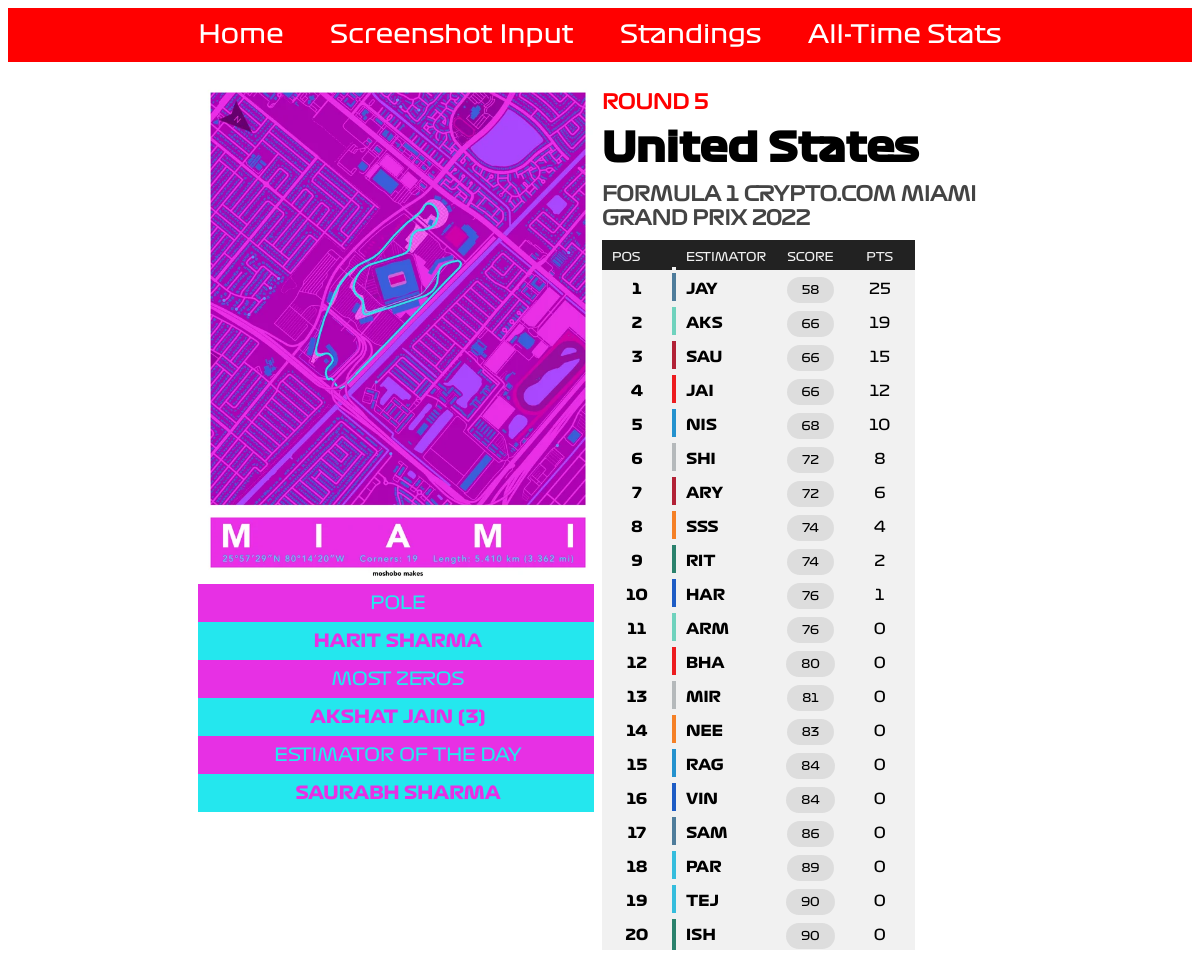
The page /results/MIA22/ on the database its author committed.
### input_portal/models.py (models this page shows, shortened)
class results_info(models.Model):
    racecode = models.ForeignKey(results_racecodes, on_delete=models.CASCADE)
    shikulu = models.CharField(max_length = 24)
    pole = models.CharField(max_length = 65)
    eotd = models.CharField(max_length = 65)
    sprint_king = models.CharField(max_length = 65)
    most_zeros = models.CharField(max_length = 65)
    no_zeros = models.IntegerField()
    col_one = models.CharField(max_length = 7)
    col_two = models.CharField(max_length = 7)

class results_racecodes(models.Model):
    racecode = models.CharField(max_length = 5, unique = True)
    year = models.IntegerField()
    round_no = models.IntegerField()
    track_png = models.CharField(max_length = 24)
    country = models.CharField(max_length = 32)
    race_name = models.CharField(max_length = 128)
    sprint = models.IntegerField()

class results_data(models.Model):
    racecode = models.ForeignKey(results_racecodes, on_delete=models.CASCADE)
    pos = models.IntegerField()
    estimator = models.CharField(max_length = 4)
    team_color = models.CharField(max_length = 7)
    grid = models.CharField(max_length=2)
    score = models.IntegerField()
    pts = models.FloatField()

### input_portal/views.py (the view, shortened to what this page needs)
# urls.py: path('results/<str:racecode>/', views.ResultsView, name='results'),
def ResultsView(request, racecode):
    R = results_racecodes.objects.filter(racecode= racecode)
    if (len(R) == 0):
        return render (request, 'noresult.html')
    r = results_info.objects.filter(racecode__racecode= racecode)
    D = results_data.objects.filter(racecode__racecode= racecode).order_by('pos')
    if R[0].sprint == 0:
        results_dict={"year": R[0].year, "rn": R[0].round_no, "country": R[0].country, "name": R[0].race_name, "shikulu": r[0].shikulu, "pole": r[0].pole, "eotd": r[0].eotd, "mz": r[0].most_zeros, "nz": r[0].no_zeros, "co": r[0].col_one, "ct": r[0].col_two, "p1": D[0], "p2": D[1], "p3":D[2], "pr":D[3:]}
        return render (request, 'results.html', context = results_dict)

### input_portal/templates/input_portal/results.html
<!DOCTYPE html>
{% extends "input_portal/base.html" %}
{% load static %}
{% block body_block %}
  <center>
    <div class="resultImageCol">
      <img src = "{% static '/images/' %}{{ shikulu }}" class="shikulu">
      <div style="background-color: {{ co }}; color: {{ ct }}" class="resultImageTableTop"> POLE </div>
      <div style="background-color: {{ ct }}; color: {{ co }}" class="resultImageTableBottom"> {{ pole|upper }} </div>
      <div style="background-color: {{ co }}; color: {{ ct }}" class="resultImageTableTop"> MOST ZEROS </div>
      <div style="background-color: {{ ct }}; color: {{ co }}" class="resultImageTableBottom"> {{ mz|upper }} ({{ nz }}) </div>
      <div style="background-color: {{ co }}; color: {{ ct }}" class="resultImageTableTop"> ESTIMATOR OF THE DAY </div>
      <div style="background-color: {{ ct }}; color: {{ co }}" class="resultImageTableBottom"> {{ eotd|upper }} </div>
    </div>
    <div class="resultTableCol">
    <h5> ROUND {{ rn }}</h5>
    <h3> {{ country }} </h3>
    <h4> {{ name }} {{ year }}</h4>
    <table class="result_leaderboard">
      <thead>
        <td class="leaderHead"> POS </td>
        <td class="leader_teamcolor2 leaderHead"></td>
        <td class="leaderHead"> ESTIMATOR </td>
        <td class="leaderHead  tcentre"> SCORE </td>
        <td class="leaderHead tcentre"> PTS </td>
      </thead>
      <tr>
        <td class="resultpos"> {{ p1.pos }} </td>
        <td style="background-color: {{ p1.team_color }}" class="leader_teamcolor"> </td>
        <td class="abbrspan"> {{ p1.estimator }} </td>
        <td class="tcentre"> <span class="scorespan"> {{ p1.score }} </span> </td>
        <td <span class="racepointspan"> {{ p1.pts|floatformat:0 }} </td>
      </tr>
      <tr>
        <td class="resultpos"> {{ p2.pos }} </td>
        <td style="background-color: {{ p2.team_color }}" class="leader_teamcolor"></td>
        <td class="abbrspan"> {{ p2.estimator }} </td>
        <td class="tcentre"> <span class="scorespan"> {{ p2.score }} </span> </td>
        <td <span class="racepointspan"> {{ p2.pts|floatformat:0 }} </td>
      </tr>
      <tr>
        <td class="resultpos"> {{ p3.pos }} </td>
        <td style="background-color: {{ p3.team_color }};" class="leader_teamcolor"> </td>
        <td class="abbrspan"> {{ p3.estimator }} </td>
        <td class="tcentre"> <span class="scorespan"> {{ p3.score }} </span> </td>
        <td <span class="racepointspan"> {{ p3.pts|floatformat:0 }} </td>
      </tr>
      {% for p in pr %}
        <tr>
          <td class="resultpos"> {{ p.pos }} </td>
          <td style="background-color: {{ p.team_color }}" class="leader_teamcolor"> </td>
          <td class="abbrspan"> {{ p.estimator }} </td>
          <td class="tcentre"> <span class="scorespan"> {{ p.score }} </span> </td>
          <td <span class="racepointspan"> {{ p.pts|floatformat:0 }} </td>
        </tr>
      {% endfor %}
    </table>
    </div>
  </center>
{% endblock %}

### static/css/formulaone.css (style rules this page uses)
h3 { color: black; text-align: left; font-family: f1bold; font-size: 40px; margin-top: 10px; margin-bottom: 10px; }
h4 { color: #444444; text-align: left; font-family: f1reg; font-size: 20px; margin-top: 10px; margin-bottom: 10px; }
h5 { color: red; text-align: left; font-family: f1reg; font-size: 20px; margin-top: 10px; margin-bottom: 10px; }
.tcentre { text-align: center; }
table { border-collapse: collapse; border-radius: 5px; border-style: hidden; box-shadow: 0 0 0 8px white; }
td { padding-top: 6px; padding-bottom: 6px; padding-right: 10px; padding-left: 10px; }
.resultTable, td { background-color: #f1f1f1; padding-top: 10px; }
.resultImageCol { display: inline-block; }
.resultTableCol { display: inline-block; vertical-align: top; text-align: left; width: 400px; }
.shikulu { width: 400px; }
.resultImageTableTop { font-family: f1reg; font-size: 18px; padding-top: 8px; padding-bottom: 8px; width: 400px; }
.resultImageTableBottom { font-family: f1bold; font-size: 18px; padding-top: 8px; padding-bottom: 8px; width: 400px; }
.leaderHead { background-color: #222222; color: #f1f1f1; font-size: 12px; font-family: f1reg; }
.leader_teamcolor { padding-right: 0px; padding-left: 0px; border-top: 6px solid #f1f1f1; border-bottom: 6px solid #f1f1f1; margin-left: 0px; margin-right: 0px; width: 4px; }
.leader_teamcolor2 { padding-right: 0px; padding-left: 0px; margin-left: 0px; margin-right: 0px; width: 4px; }
.racepointspan { font-family: f1reg; font-size: 15px; width: 50px; text-align: center; }
.abbrspan { font-family: f1bold; font-size: 15px; width: 30px; }
.resultpos { font-family: f1bold; text-align: center; font-size: 15px; width: 50px; }
.scorespan { background-color: #DDDDDD; padding-left: 15px; padding-right: 15px; padding-top: 7px; padding-bottom:7px; border-radius: 14px; font-family: f1reg; font-size: 12px }

### rows shown on the page
results_info: shikulu (picture), pole "HARIT SHARMA", most_zeros "AKSHAT JAIN", eotd "SAURABH SHARMA"
results_racecodes: country "United States", race_name "FORMULA 1 CRYPTO.COM MIAMI GRAND PRIX"
results_data: pos "1", estimator "JAY", score "58", pts "25"
results_data: pos "2", estimator "AKS", score "66", pts "19"
results_data: pos "3", estimator "SAU", score "66", pts "15"
results_data: pos "4", estimator "JAI", score "66", pts "12"
results_data: pos "5", estimator "NIS", score "68", pts "10"
results_data: pos "6", estimator "SHI", score "72", pts "8"
results_data: pos "7", estimator "ARY", score "72", pts "6"
results_data: pos "8", estimator "SSS", score "74", pts "4"
results_data: pos "9", estimator "RIT", score "74", pts "2"
results_data: pos "10", estimator "HAR", score "76", pts "1"
results_data: pos "11", estimator "ARM", score "76", pts "0"
results_data: pos "12", estimator "BHA", score "80", pts "0"
results_data: pos "13", estimator "MIR", score "81", pts "0"
results_data: pos "14", estimator "NEE", score "83", pts "0"
results_data: pos "15", estimator "RAG", score "84", pts "0"
results_data: pos "16", estimator "VIN", score "84", pts "0"
results_data: pos "17", estimator "SAM", score "86", pts "0"
results_data: pos "18", estimator "PAR", score "89", pts "0"
results_data: pos "19", estimator "TEJ", score "90", pts "0"
results_data: pos "20", estimator "ISH", score "90", pts "0"

### other values the page prints
{{ nz }} "3"
{{ rn }} "5"
{{ year }} "2022"
